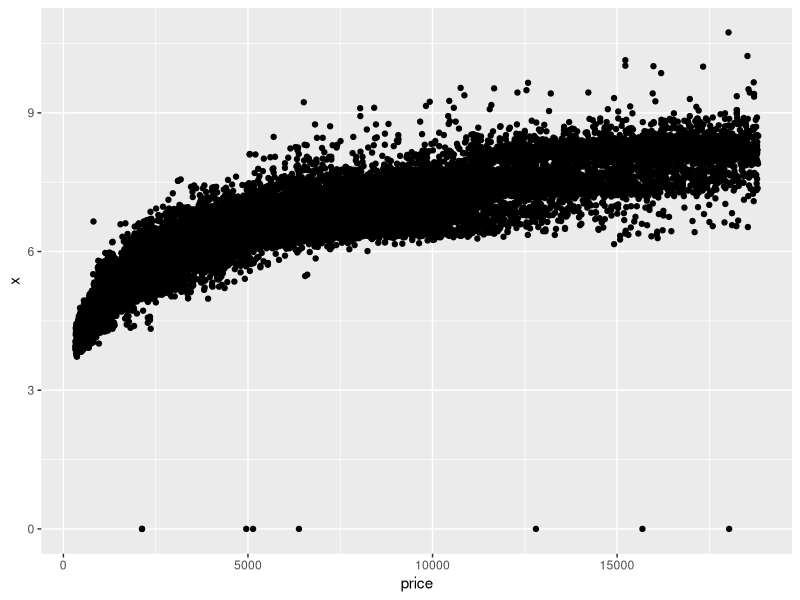
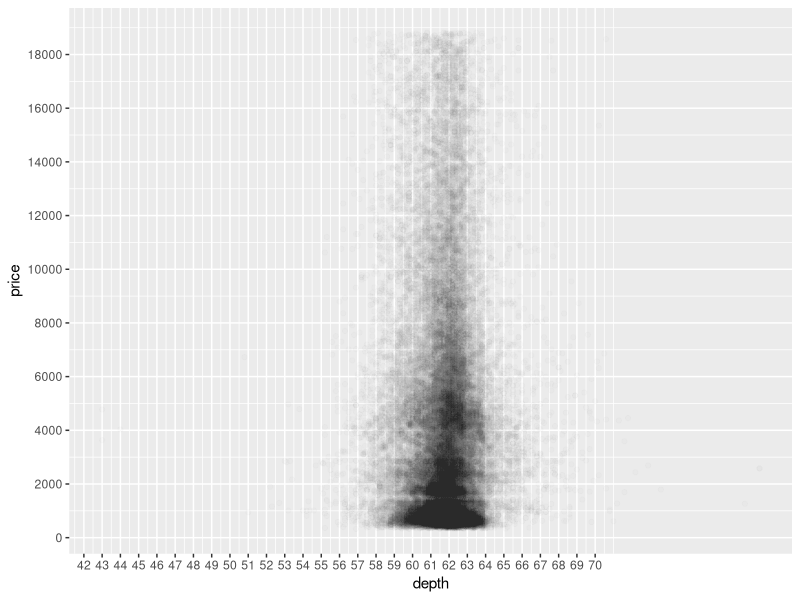
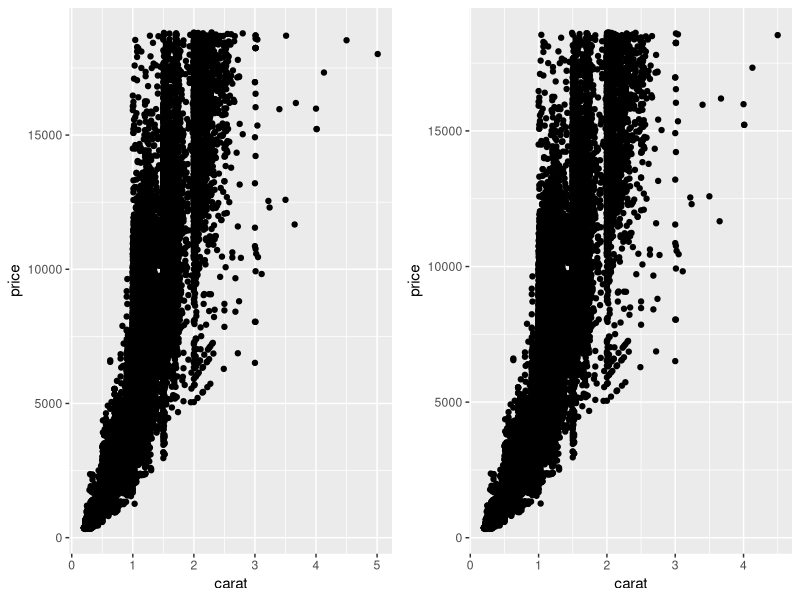
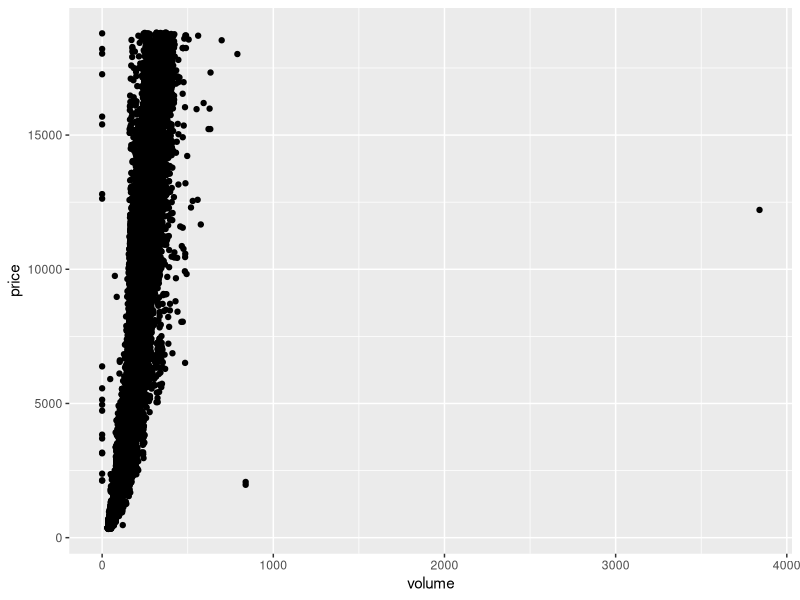

Here is the R script that generated these plots, in order:
install.packages('ggplot2')
library(ggplot2)
data(diamonds)

# Quiz 1, 2
ggplot(data=diamonds, aes(x=price, y=x)) +
  geom_point()

# Quiz 3
cor.test(diamonds$price, diamonds$x)
cor.test(diamonds$price, diamonds$y)
cor.test(diamonds$price, diamonds$z)

# Quiz 4, 5, 6
ggplot(data=diamonds, aes(y=price, x=depth)) +
  geom_point(alpha= 1/100) +
  scale_y_continuous(breaks = seq(0, 20000, by = 2000)) +
  scale_x_continuous(breaks = seq(40, 70, by = 1))

# Quiz 7
cor.test(diamonds$price, diamonds$depth)

# Quiz 8
p1 <- ggplot(aes(y=price, x=carat), data=diamonds) +
  geom_point()

p2 <- ggplot(aes(y=price, x=carat), data=subset(diamonds, (price <= 18635 & carat <= 4.96))) +
  geom_point()

install.packages('gridExtra')
library(gridExtra)

grid.arrange(p1, p2, ncol=2)

# Quiz 9
diamonds$volume <- diamonds$x*diamonds$y*diamonds$z
ggplot(aes(y=price, x=volume), data=diamonds) +
  geom_point()

# Quiz 10
subset(diamonds, volume == 0)

# Quiz 11: Correlations on Subsets
s_diamonds <- subset(diamonds, volume <= 800 & volume != 0)
cor.test(s_diamonds$price, s_diamonds$volume)
